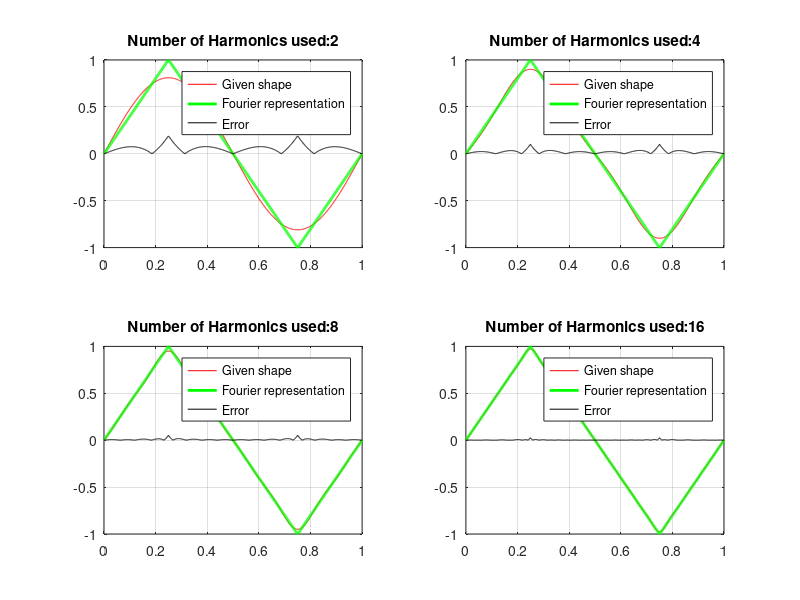

Write MATLAB code to recreate this figure.
clc; close all;
for i=1:4;
    N=1000;             % Number of points in one cycle
    t=linspace(0,1,N);
    sum=0;
    M=2^i;              % How many harmonics used in particular plot
    sign=-1;            % 'sign' variables to keep track the sign of sine term
    for j=1:2:M;
        sign=sign*(-1);
        sum=sum+(sign*8)/(pi*pi)*sin(2*pi*j*t)/(j^2);
    end
    subplot(2,2,i);
    plot(t,sum,'r');
    title(['Number of Harmonics used:',num2str(M)]);
    hold on
    %ideal case
    y1=linspace(0,1,N/4);      % First (1/4)th signal
    y2=linspace(1,-1,N/2);     % Middle (1/2) signal
    y3=linspace(-1,0,N/4);     % Last (1/4)th signal
    y=[y1 y2 y3];
    subplot(2,2,i);
    plot(t,y,'g','Linewidth',2)
    %error signal
    subplot(2,2,i);
    error=abs(sum-y);
    plot(t,error,'k');
    axis([0 1 -1 1]);grid
    legend('Given shape','Fourier representation','Error');
end
